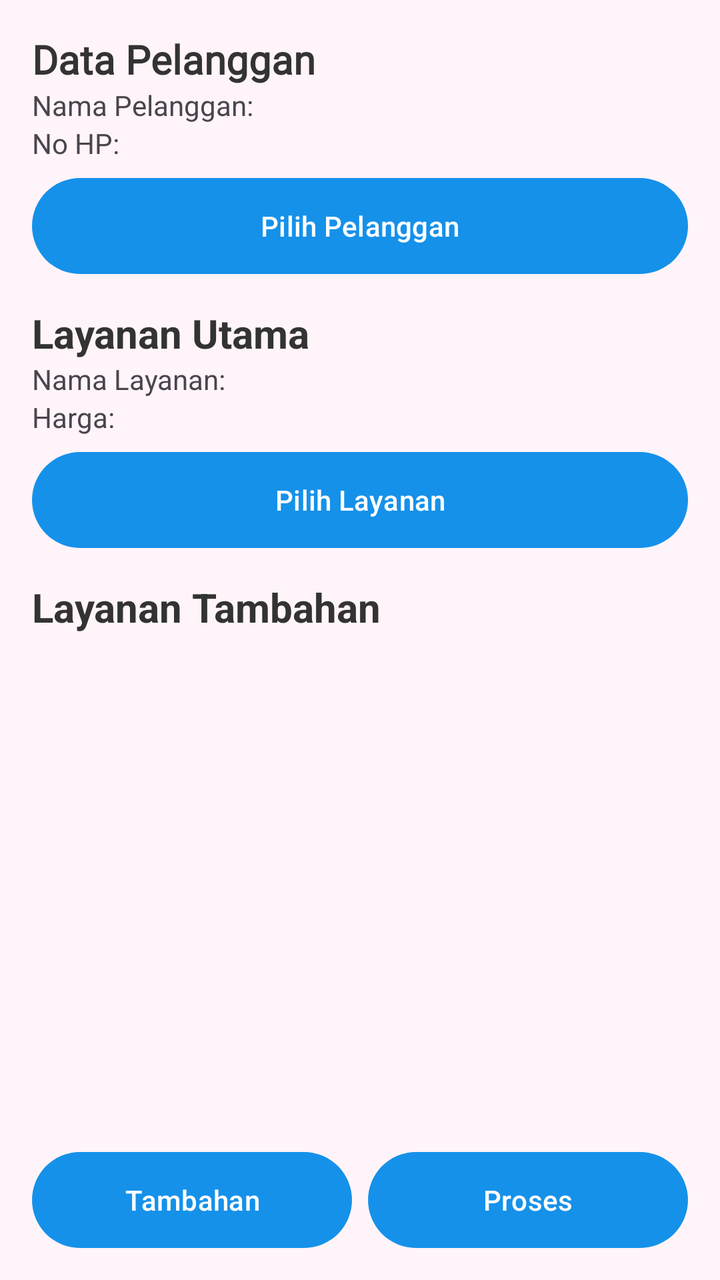
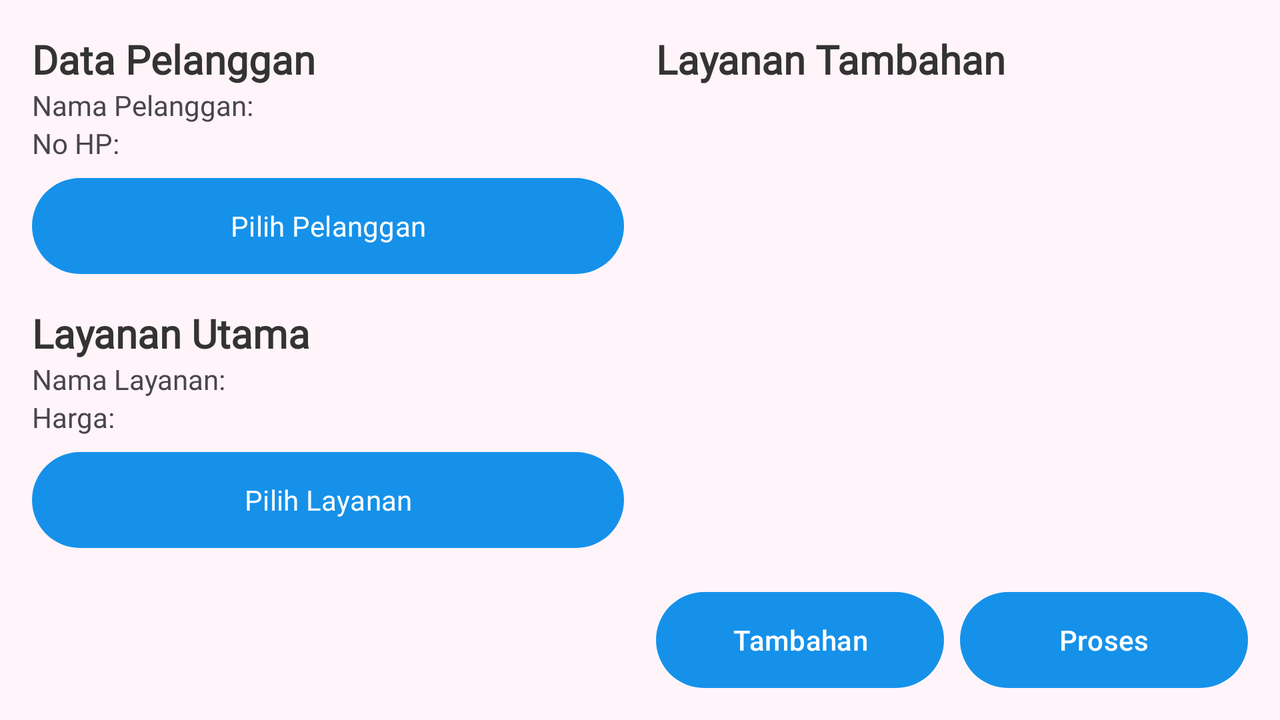

Compare how this app lays out the same screen by default and in its alternative resource folder. The renders come first, then the two layout files and the values they reference.
<!-- AndroidManifest.xml: application theme Theme.Laundry -->
<!-- res/layout/activity_data_transaksi.xml -->
<?xml version="1.0" encoding="utf-8"?>
<LinearLayout
    xmlns:android="http://schemas.android.com/apk/res/android"
    xmlns:app="http://schemas.android.com/apk/res-auto"
    android:layout_width="match_parent"
    android:layout_height="match_parent"
    android:orientation="vertical"
    android:padding="16dp"

    android:background="#FFF4F9">

    
    <TextView
        android:text="Data Pelanggan"
        android:textSize="20sp"
        android:textStyle="bold"
        android:textColor="#333"
        android:fontFamily="@font/interblack"
        android:layout_width="wrap_content"
        android:layout_height="wrap_content"/>

    <TextView
        android:text="Nama Pelanggan:"
        android:layout_width="wrap_content"
        android:layout_height="wrap_content"/>

    <TextView
        android:text="No HP:"
        android:layout_width="wrap_content"
        android:layout_height="wrap_content"/>

    <Button
        android:id="@+id/btn_pilih_pelanggan"
        android:layout_width="match_parent"
        android:layout_height="48dp"
        android:text="Pilih Pelanggan"
        android:textColor="#fff"
        android:backgroundTint="#4CCEFF"
        android:layout_marginTop="8dp"
        android:background="@drawable/rounded_button"/>

    
    <TextView
        android:text="Layanan Utama"
        android:textSize="20sp"
        android:textStyle="bold"
        android:textColor="#333"
        android:layout_marginTop="16dp"
        android:layout_width="wrap_content"
        android:layout_height="wrap_content"/>

    <TextView
        android:text="Nama Layanan:"
        android:layout_width="wrap_content"
        android:layout_height="wrap_content"/>

    <TextView
        android:text="Harga:"
        android:layout_width="wrap_content"
        android:layout_height="wrap_content"/>

    <Button
        android:id="@+id/btn_pilih_layanan"
        android:layout_width="match_parent"
        android:layout_height="48dp"
        android:text="Pilih Layanan"
        android:textColor="#fff"
        android:backgroundTint="#4CCEFF"
        android:layout_marginTop="8dp"
        android:background="@drawable/rounded_button"/>

    
    <TextView
        android:text="Layanan Tambahan"
        android:textSize="20sp"
        android:textStyle="bold"
        android:textColor="#333"
        android:layout_marginTop="16dp"
        android:layout_width="wrap_content"
        android:layout_height="wrap_content"/>

    
    <androidx.recyclerview.widget.RecyclerView
        android:id="@+id/recycler_tambahan"
        android:layout_width="match_parent"
        android:layout_height="0dp"
        android:layout_weight="1"
        android:layout_marginTop="8dp"/>

    
    <LinearLayout
        android:layout_width="match_parent"
        android:layout_height="wrap_content"
        android:orientation="horizontal"
        android:gravity="center"
        android:layout_marginTop="8dp"
        android:weightSum="2">

        <Button
            android:id="@+id/btn_tambahan"
            android:layout_width="0dp"
            android:layout_height="wrap_content"
            android:layout_weight="1"
            android:text="Tambahan"
            android:textColor="#fff"
            android:backgroundTint="#FFC107"
            android:background="@drawable/rounded_button"/>

        <Button
            android:id="@+id/btn_proses"
            android:layout_width="0dp"
            android:layout_height="wrap_content"
            android:layout_weight="1"
            android:text="Proses"
            android:textColor="#fff"
            android:backgroundTint="#4CAF50"
            android:background="@drawable/rounded_button"
            android:layout_marginStart="8dp"/>
    </LinearLayout>

</LinearLayout>
<!-- resources referenced by this layout -->
<resources>
  <!-- drawable rounded_button (drawable) -->
  <?xml version="1.0" encoding="utf-8"?>
  <shape xmlns:android="http://schemas.android.com/apk/res/android">
      <solid android:color="?attr/colorPrimary" />
      <corners android:radius="24dp" />
  </shape>
  <style name="Theme.Laundry" parent="Base.Theme.Laundry" />
  <style name="Base.Theme.Laundry" parent="Theme.Material3.DayNight.NoActionBar">
          <item name="colorPrimary">#1591EA</item>
          <item name="colorPrimaryVariant">#1591EA</item>
      </style>
</resources>
<!-- res/layout-land/activity_data_transaksi.xml (the repository's variant of the layout above) -->
<!-- drawn on the phone turned sideways -->
<?xml version="1.0" encoding="utf-8"?>
<LinearLayout
    xmlns:android="http://schemas.android.com/apk/res/android"
    xmlns:app="http://schemas.android.com/apk/res-auto"
    android:layout_width="match_parent"
    android:layout_height="match_parent"
    android:orientation="horizontal"
    android:padding="16dp"
    android:background="#FFF4F9">

    
    <LinearLayout
        android:layout_width="0dp"
        android:layout_height="match_parent"
        android:layout_weight="1"
        android:orientation="vertical">

        
        <TextView
            android:text="Data Pelanggan"
            android:textSize="20sp"
            android:textStyle="bold"
            android:textColor="#333"
            android:fontFamily="@font/interblack"
            android:layout_width="wrap_content"
            android:layout_height="wrap_content"/>

        <TextView
            android:text="Nama Pelanggan:"
            android:fontFamily="@font/inter"
            android:layout_width="wrap_content"
            android:layout_height="wrap_content"/>

        <TextView
            android:text="No HP:"
            android:fontFamily="@font/inter"
            android:layout_width="wrap_content"
            android:layout_height="wrap_content"/>

        <Button
            android:id="@+id/btn_pilih_pelanggan"
            android:layout_width="match_parent"
            android:layout_height="48dp"
            android:text="Pilih Pelanggan"
            android:fontFamily="@font/interextrabold"
            android:textColor="#fff"
            android:backgroundTint="#4CCEFF"
            android:layout_marginTop="8dp"
            android:background="@drawable/rounded_button"/>

        
        <TextView
            android:text="Layanan Utama"
            android:fontFamily="@font/interblack"
            android:textSize="20sp"
            android:textStyle="bold"
            android:textColor="#333"
            android:layout_marginTop="16dp"
            android:layout_width="wrap_content"
            android:layout_height="wrap_content"/>

        <TextView
            android:text="Nama Layanan:"
            android:fontFamily="@font/inter"
            android:layout_width="wrap_content"
            android:layout_height="wrap_content"/>

        <TextView
            android:text="Harga:"
            android:fontFamily="@font/inter"
            android:layout_width="wrap_content"
            android:layout_height="wrap_content"/>

        <Button
            android:id="@+id/btn_pilih_layanan"
            android:layout_width="match_parent"
            android:layout_height="48dp"
            android:text="Pilih Layanan"
            android:textColor="#fff"
            android:backgroundTint="#4CCEFF"
            android:layout_marginTop="8dp"
            android:fontFamily="@font/interextrabold"
            android:background="@drawable/rounded_button"/>
    </LinearLayout>

    
    <LinearLayout
        android:layout_width="0dp"
        android:layout_height="match_parent"
        android:layout_weight="1"
        android:orientation="vertical"
        android:layout_marginStart="16dp">

        
        <TextView
            android:text="Layanan Tambahan"
            android:fontFamily="@font/interblack"
            android:textSize="20sp"
            android:textStyle="bold"
            android:textColor="#333"
            android:layout_width="wrap_content"
            android:layout_height="wrap_content"/>

        <androidx.recyclerview.widget.RecyclerView
            android:id="@+id/recycler_tambahan"
            android:layout_width="match_parent"
            android:layout_height="0dp"
            android:layout_weight="1"
            android:layout_marginTop="8dp"/>

        
        <LinearLayout
            android:layout_width="match_parent"
            android:layout_height="wrap_content"
            android:orientation="horizontal"
            android:gravity="center"
            android:layout_marginTop="8dp"
            android:weightSum="2">

            <Button
                android:id="@+id/btn_tambahan"
                android:layout_width="0dp"
                android:layout_height="wrap_content"
                android:layout_weight="1"
                android:text="Tambahan"
                android:textColor="#fff"
                android:backgroundTint="#FFC107"
                android:background="@drawable/rounded_button"/>

            <Button
                android:id="@+id/btn_proses"
                android:layout_width="0dp"
                android:layout_height="wrap_content"
                android:layout_weight="1"
                android:text="Proses"
                android:textColor="#fff"
                android:backgroundTint="#4CAF50"
                android:background="@drawable/rounded_button"
                android:layout_marginStart="8dp"/>
        </LinearLayout>
    </LinearLayout>
</LinearLayout>
